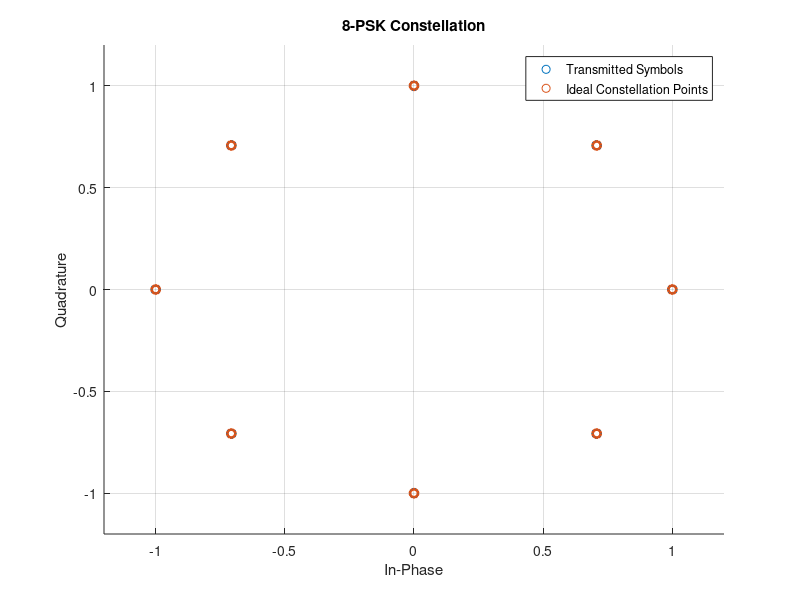

The MATLAB source for this figure:
clc; clear; close all;

% Define M-PSK order (M = 2 for BPSK, M = 4 for QPSK, M = 8 for 8-PSK, etc.)
M = 8;  % Change this value to see different modulations

% Number of symbols to generate
numSymbols = 1000; 

% Generate random bits
numBitsPerSymbol = log2(M);
bitStream = randi([0 1], numSymbols * numBitsPerSymbol, 1);

% Convert bits to decimal symbol indices
symbolIndices = bi2de(reshape(bitStream, numBitsPerSymbol, []).', 'left-msb');

% Perform M-PSK Modulation
pskSymbols = exp(1j * (2 * pi * symbolIndices / M));

% Plot constellation diagram
figure;
scatter(real(pskSymbols), imag(pskSymbols), 'bo'); 
grid on;
hold on;
title([num2str(M) '-PSK Constellation']);
xlabel('In-Phase');
ylabel('Quadrature');
axis([-1.2 1.2 -1.2 1.2]);

% Plot ideal constellation points
idealSymbols = exp(1j * (2 * pi * (0:M-1) / M));
scatter(real(idealSymbols), imag(idealSymbols), 'rx', 'LineWidth', 2);

legend('Transmitted Symbols', 'Ideal Constellation Points');
hold off;
